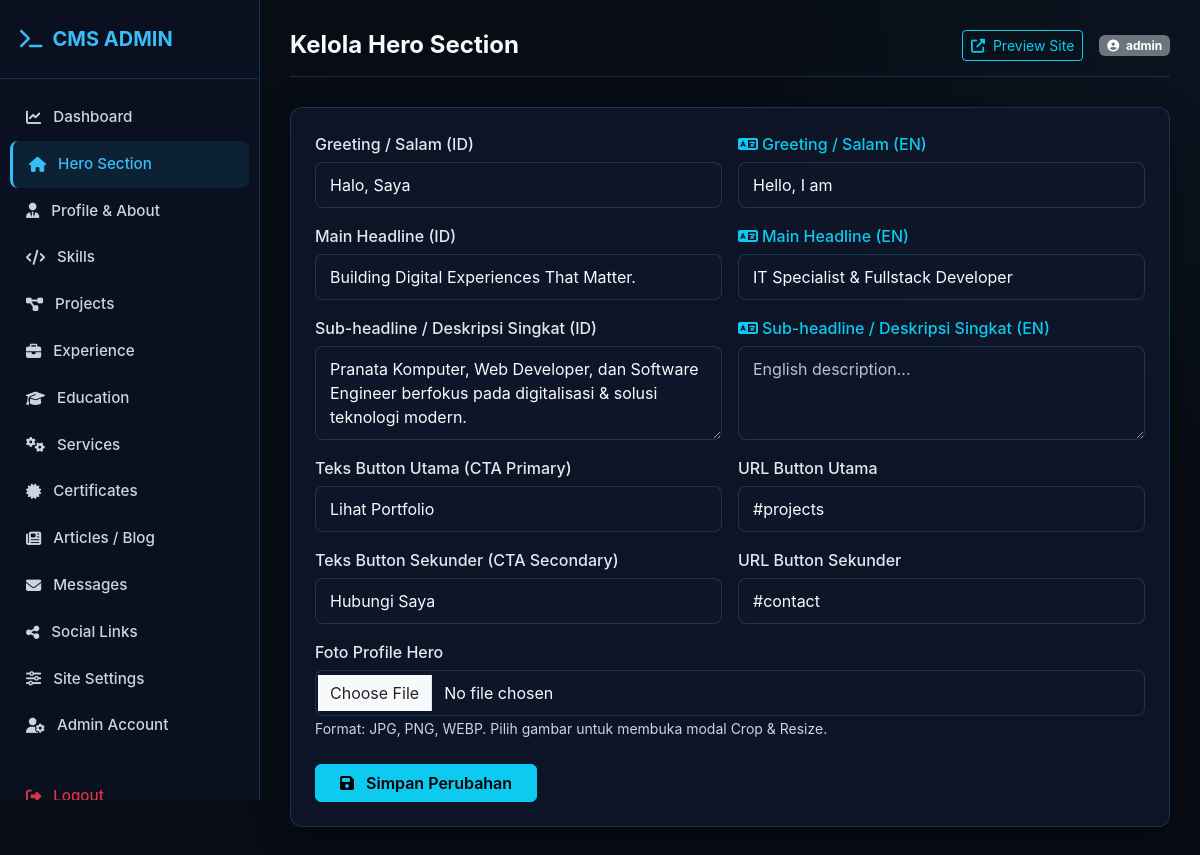
/admin/modules/hero.php (signed in), run on the app's committed database.
### tables this page shows
CREATE TABLE IF NOT EXISTS `hero` (
  `id` INT AUTO_INCREMENT PRIMARY KEY,
  `greeting` VARCHAR(100) DEFAULT 'Halo, Saya',
  `greeting_en` VARCHAR(100) DEFAULT 'Hello, I am',
  `headline` VARCHAR(255) DEFAULT 'Pranata Komputer & Fullstack Developer',
  `headline_en` VARCHAR(255) DEFAULT 'IT Specialist & Fullstack Developer',
  `subheadline` TEXT,
  `subheadline_en` TEXT,
  `cta_text_primary` VARCHAR(50) DEFAULT 'Lihat Portfolio',
  `cta_url_primary` VARCHAR(255) DEFAULT '#projects',
  `cta_text_secondary` VARCHAR(50) DEFAULT 'Hubungi Saya',
  `cta_url_secondary` VARCHAR(255) DEFAULT '#contact',
  `profile_image` VARCHAR(255) DEFAULT NULL,
  `is_active` TINYINT(1) DEFAULT 1
);

### config/database.php (called while the page is built, shortened)
<?php
class Database {
    private static $instance = null;
    private $conn;
    private function __construct() {
        try {
            $dsn = "mysql:host=" . DB_HOST . ";dbname=" . DB_NAME . ";charset=" . DB_CHARSET;
            $options = [
                PDO::ATTR_ERRMODE => PDO::ERRMODE_EXCEPTION,
                PDO::ATTR_DEFAULT_FETCH_MODE => PDO::FETCH_ASSOC,
                PDO::ATTR_EMULATE_PREPARES => false,
            ];
            $this->conn = new PDO($dsn, DB_USER, DB_PASS, $options);
        } catch (PDOException $e) {
            die("Database Connection Error: " . $e->getMessage());
        }
    }
    public static function getInstance() {
        if (!self::$instance) {
            self::$instance = new Database();
        }
        return self::$instance;
    }
    public function getConnection() {
        return $this->conn;
    }
}
function db() {
    return Database::getInstance()->getConnection();
}

### config/helper.php (called while the page is built, shortened)
<?php
function sanitize($data) {
    return htmlspecialchars(trim((string)$data), ENT_QUOTES, 'UTF-8');
}

### admin/modules/hero.php (the view, shortened to what this page needs)
<?php
require_once __DIR__ . '/../../config/database.php';
require_once __DIR__ . '/../../config/helper.php';
$stmt = db()->query("SELECT * FROM hero LIMIT 1");
$hero = $stmt->fetch();
require_once __DIR__ . '/../includes/header.php';
?>
<div class="glass-card p-4">
    <form action="" method="POST" enctype="multipart/form-data" id="hero-form">
        <div class="row g-3">
            <div class="col-md-6">
                <label class="form-label">Greeting / Salam (ID)</label>
                <input type="text" name="greeting" class="form-control" value="<?= sanitize($hero['greeting'] ?? '') ?>" required>
            </div>
            <div class="col-md-6">
                <label class="form-label text-info"><i class="fas fa-language me-1"></i>Greeting / Salam (EN)</label>
                <input type="text" name="greeting_en" class="form-control" value="<?= sanitize($hero['greeting_en'] ?? '') ?>" placeholder="e.g. Hello, I am">
            </div>
            <div class="col-md-6">
                <label class="form-label">Main Headline (ID)</label>
                <input type="text" name="headline" class="form-control" value="<?= sanitize($hero['headline'] ?? '') ?>" required>
            </div>
            <div class="col-md-6">
                <label class="form-label text-info"><i class="fas fa-language me-1"></i>Main Headline (EN)</label>
                <input type="text" name="headline_en" class="form-control" value="<?= sanitize($hero['headline_en'] ?? '') ?>" placeholder="e.g. Fullstack Developer">
            </div>
            <div class="col-md-6">
                <label class="form-label">Sub-headline / Deskripsi Singkat (ID)</label>
                <textarea name="subheadline" class="form-control" rows="3" required><?= sanitize($hero['subheadline'] ?? '') ?></textarea>
            </div>
            <div class="col-md-6">
                <label class="form-label text-info"><i class="fas fa-language me-1"></i>Sub-headline / Deskripsi Singkat (EN)</label>
                <textarea name="subheadline_en" class="form-control" rows="3" placeholder="English description..."><?= sanitize($hero['subheadline_en'] ?? '') ?></textarea>
            </div>
            <div class="col-md-6">
                <label class="form-label">Teks Button Utama (CTA Primary)</label>
                <input type="text" name="cta_text_primary" class="form-control" value="<?= sanitize($hero['cta_text_primary'] ?? '') ?>">
            </div>
            <div class="col-md-6">
                <label class="form-label">URL Button Utama</label>
                <input type="text" name="cta_url_primary" class="form-control" value="<?= sanitize($hero['cta_url_primary'] ?? '') ?>">
            </div>
            <div class="col-md-6">
                <label class="form-label">Teks Button Sekunder (CTA Secondary)</label>
                <input type="text" name="cta_text_secondary" class="form-control" value="<?= sanitize($hero['cta_text_secondary'] ?? '') ?>">
            </div>
            <div class="col-md-6">
                <label class="form-label">URL Button Sekunder</label>
                <input type="text" name="cta_url_secondary" class="form-control" value="<?= sanitize($hero['cta_url_secondary'] ?? '') ?>">
            </div>
            <div class="col-12">
                <label class="form-label">Foto Profile Hero</label>
                <input type="file" id="image-input" name="profile_image" class="form-control" accept="image/*">
                <small class="text-muted">Format: JPG, PNG, WEBP. Pilih gambar untuk membuka modal Crop & Resize.</small>
            </div>
        </div>
        <div class="mt-4">
            <button type="submit" class="btn btn-info px-4 fw-semibold"><i class="fas fa-save me-2"></i> Simpan Perubahan</button>
        </div>
    </form>
</div>
<?php require_once __DIR__ . '/../includes/footer.php'; ?>

### assets/css/admin.css (style rules this page uses)
:root { --bg-dark: #080c14; --bg-card: rgba(15, 23, 42, 0.85); --border-color: rgba(56, 189, 248, 0.2); --border-hover: rgba(56, 189, 248, 0.5); --primary: #38bdf8; --primary-glow: rgba(56, 189, 248, 0.3); --accent: #818cf8; --text-main: #f8fafc; --text-muted: #cbd5e1; --sidebar-width: 260px; }
body.admin-body { background-color: var(--bg-dark); color: var(--text-main); font-family: 'Inter', system-ui, -apple-system, sans-serif; margin: 0; padding: 0; }
.glass-card { background: var(--bg-card); backdrop-filter: blur(12px); -webkit-backdrop-filter: blur(12px); border: 1px solid var(--border-color); border-radius: 12px; box-shadow: 0 8px 32px 0 rgba(0, 0, 0, 0.37); transition: all 0.3s ease; }
.form-control, .form-select { background: rgba(15, 23, 42, 0.8) !important; border: 1px solid var(--border-color) !important; color: var(--text-main) !important; border-radius: 8px !important; padding: 10px 14px !important; }
input.form-control::placeholder, textarea.form-control::placeholder, .form-control::placeholder, input::placeholder, textarea::placeholder { color: #cbd5e1 !important; opacity: 0.9 !important; }
.form-label { color: #e2e8f0; font-weight: 500; margin-bottom: 6px; }
.text-muted, small.text-muted { color: #cbd5e1 !important; }

### data on the page
hero: greeting "Halo, Saya", greeting_en "Hello, I am", headline "Building Digital Experiences That Matter.", headline_en "IT Specialist & Fullstack Developer", subheadline "Pranata Komputer, Web Developer, dan Software Engineer berfokus pada digitalisasi & solusi teknologi modern.", cta_text_primary "Lihat Portfolio", cta_url_primary "#projects", cta_text_secondary "Hubungi Saya", cta_url_secondary "#contact"

### other printed values
$page_title "Kelola Hero Section"
$_SESSION['username'] "admin"
